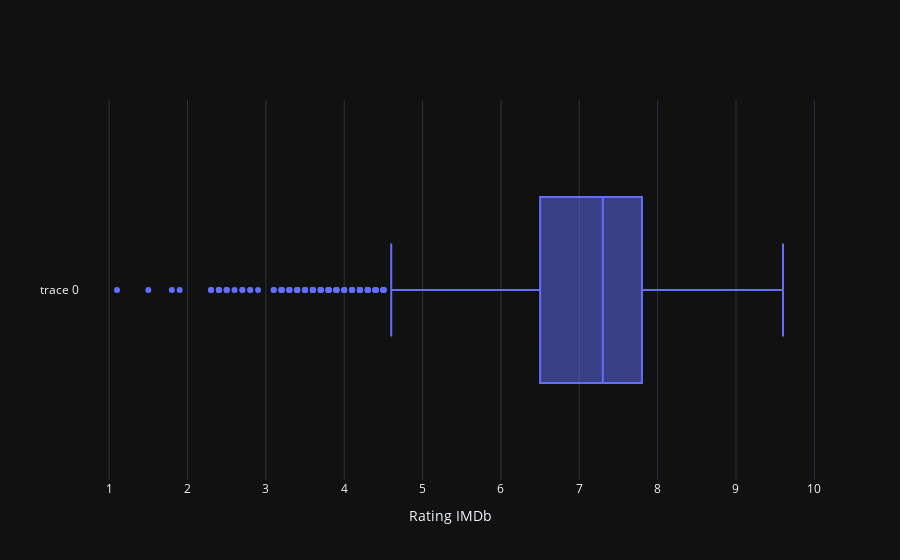

Notebook code for this chart:
### Markdown cell above
# Ausgabe Boxplot
Ausgabe der Variable IMDb als Boxplot, um die wichtigsten Quantile des Datensatzes anzuzeigen:
-> Minimum, unteres Quartil, Median, oberes Quartil, Maximum

Wir sehen: Die schlechteste Bewertung lautet 1.1 (Minimum), das untere Quartil liegt bei 4.6, der Median bei 7.3 und die beste IMDb Bewertung lautet 9.6.

### Code cell
data = [
    go.Box( x = X_train['IMDb'])
    ]

fig = go.Figure(data)
fig.update_xaxes(title_text='Rating IMDb')
fig.show()

### Figure 1 — Plotly figure (JSON) as saved in the notebook; plotly's stock layout.template omitted (floating-point values rounded to 4 significant figures; data arrays with more than 128 entries replaced by an {"elided": "..."} marker saying what was removed)
{"data": [{"x": {"elided": "4294 float values"}, "type": "box"}], "layout": {"xaxis": {"title": {"text": "Rating IMDb"}}}}
